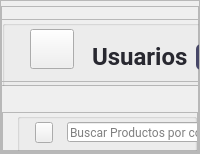
            <widget class="QWidget" name="page_usuarios">
             <layout class="QVBoxLayout" name="verticalLayout_28">
              <property name="spacing">
               <number>0</number>
              </property>
              <property name="leftMargin">
               <number>0</number>
              </property>
              <property name="topMargin">
               <number>0</number>
              </property>
              <property name="rightMargin">
               <number>0</number>
              </property>
              <property name="bottomMargin">
               <number>0</number>
              </property>
              <item>
               <widget class="QStackedWidget" name="stackedWidget_user">
                <property name="currentIndex">
                 <number>0</number>
                </property>
                <widget class="QWidget" name="page_usuarios2">
                 <layout class="QVBoxLayout" name="verticalLayout_16">
                  <property name="spacing">
                   <number>0</number>
                  </property>
                  <property name="leftMargin">
                   <number>0</number>
                  </property>
                  <property name="topMargin">
                   <number>0</number>
                  </property>
                  <property name="rightMargin">
                   <number>0</number>
                  </property>
                  <property name="bottomMargin">
                   <number>0</number>
                  </property>
                  <item>
                   <widget class="QFrame" name="container_stock_2">
                    <property name="frameShape">
                     <enum>QFrame::StyledPanel</enum>
                    </property>
                    <property name="frameShadow">
                     <enum>QFrame::Raised</enum>
                    </property>
                    <layout class="QVBoxLayout" name="verticalLayout_17" stretch="0,0,0">
                     <property name="spacing">
                      <number>0</number>
                     </property>
                     <property name="leftMargin">
                      <number>0</number>
                     </property>
                     <property name="topMargin">
                      <number>0</number>
                     </property>
                     <property name="rightMargin">
                      <number>0</number>
                     </property>
                     <property name="bottomMargin">
                      <number>0</number>
                     </property>
                     <item>
                      <widget class="QFrame" name="top_frame_stock_2">
                       <property name="minimumSize">
                        <size>
                         <width>0</width>
                         <height>80</height>
                        </size>
                       </property>
                       <property name="maximumSize">
                        <size>
                         <width>346</width>
                         <height>70</height>
                        </size>
                       </property>
                       <property name="frameShape">
                        <enum>QFrame::StyledPanel</enum>
                       </property>
                       <property name="frameShadow">
                        <enum>QFrame::Raised</enum>
                       </property>
                       <widget class="QFrame" name="frame_15">
                        <property name="geometry">
                         <rect>
                          <x>0</x>
                          <y>13</y>
                          <width>391</width>
                          <height>70</height>
                         </rect>
                        </property>
                        <property name="minimumSize">
                         <size>
                          <width>354</width>
                          <height>70</height>
                         </size>
                        </property>
                        <property name="maximumSize">
                         <size>
                          <width>16777215</width>
                          <height>50</height>
                         </size>
                        </property>
                        <property name="frameShape">
                         <enum>QFrame::StyledPanel</enum>
                        </property>
                        <property name="frameShadow">
                         <enum>QFrame::Raised</enum>
                        </property>
                        <layout class="QVBoxLayout" name="verticalLayout_18">
                         <property name="spacing">
                          <number>0</number>
                         </property>
                         <property name="leftMargin">
                          <number>0</number>
                         </property>
                         <property name="topMargin">
                          <number>0</number>
                         </property>
                         <property name="rightMargin">
                          <number>0</number>
                         </property>
                         <property name="bottomMargin">
                          <number>0</number>
                         </property>
                         <item>
                          <widget class="QGroupBox" name="groupBox_3">
                           <property name="title">
                            <string/>
                           </property>
                           <widget class="QLabel" name="label_17">
                            <property name="geometry">
                             <rect>
                              <x>90</x>
                              <y>10</y>
                              <width>120</width>
                              <height>52</height>
                             </rect>
                            </property>
                            <property name="minimumSize">
                             <size>
                              <width>66</width>
                              <height>0</height>
                             </size>
                            </property>
                            <property name="maximumSize">
                             <size>
                              <width>120</width>
                              <height>16777215</height>
                             </size>
                            </property>
                            <property name="font">
                             <font>
                              <family>Roboto</family>
                              <pointsize>18</pointsize>
                              <weight>75</weight>
                              <bold>true</bold>
                             </font>
                            </property>
                            <property name="styleSheet">
                             <string notr="true">color: #282830 ;
</string>
                            </property>
                            <property name="text">
                             <string>Usuarios</string>
                            </property>
                            <property name="alignment">
                             <set>Qt::AlignLeading|Qt::AlignLeft|Qt::AlignVCenter</set>
                            </property>
                           </widget>
                           <widget class="QPushButton" name="pushButton_10">
                            <property name="geometry">
                             <rect>
                              <x>23</x>
                              <y>9</y>
                              <width>49</width>
                              <height>40</height>
                             </rect>
                            </property>
                            <property name="maximumSize">
                             <size>
                              <width>60</width>
                              <height>60</height>
                             </size>
                            </property>
                            <property name="styleSheet">
                             <string notr="true">margin-left:5px</string>
                            </property>
                            <property name="text">
                             <string/>
                            </property>
                            <property name="icon">
                             <iconset resource="img/img_oficiales.qrc">
                              <normaloff>:/img/user.png</normaloff>:/img/user.png</iconset>
                            </property>
                            <property name="iconSize">
                             <size>
                              <width>40</width>
                              <height>40</height>
                             </size>
                            </property>
                           </widget>
                           <widget class="QPushButton" name="user_new_btn">
                            <property name="geometry">
                             <rect>
                              <x>194</x>
                              <y>24</y>
                              <width>121</width>
                              <height>26</height>
                             </rect>
                            </property>
                            <property name="minimumSize">
                             <size>
                              <width>0</width>
                              <height>26</height>
                             </size>
                            </property>
                            <property name="font">
                             <font>
                              <family>Roboto</family>
                              <pointsize>9</pointsize>
                              <weight>75</weight>
                              <bold>true</bold>
                             </font>
                            </property>
                            <property name="cursor">
                             <cursorShape>PointingHandCursor</cursorShape>
                            </property>
                            <property name="styleSheet">
                             <string notr="true">QPushButton{
background-color: rgb(71, 71, 103);
color:#fff;
padding-right:15px;
border-radius: 5px;
text-align:right;
}

QPushButton:hover{
background-color: rgba(71, 71, 103,180);

}</string>
                            </property>
                            <property name="text">
                             <string>Nuevo Usuario</string>
                            </property>
                            <property name="icon">
                             <iconset resource="img/img_oficiales.qrc">
                              <normaloff>:/img/plus.png</normaloff>:/img/plus.png</iconset>
                            </property>
                            <property name="iconSize">
                             <size>
                              <width>13</width>
                              <height>13</height>
                             </size>
                            </property>
                           </widget>
                          </widget>
                         </item>
                        </layout>
                       </widget>
                      </widget>
                     </item>
                     <item>
                      <widget class="QFrame" name="mid_stock_2">
                       <property name="maximumSize">
                        <size>
                         <width>16777215</width>
                         <height>70</height>
                        </size>
                       </property>
                       <property name="frameShape">
                        <enum>QFrame::StyledPanel</enum>
                       </property>
                       <property name="frameShadow">
                        <enum>QFrame::Raised</enum>
                       </property>
                       <layout class="QVBoxLayout" name="verticalLayout_19">
                        <property name="spacing">
                         <number>0</number>
                        </property>
                        <property name="leftMargin">
                         <number>0</number>
                        </property>
                        <property name="topMargin">
                         <number>30</number>
                        </property>
                        <property name="rightMargin">
                         <number>0</number>
                        </property>
                        <property name="bottomMargin">
                         <number>0</number>
                        </property>
                        <item alignment="Qt::AlignBottom">
                         <widget class="QFrame" name="frame_16">
                          <property name="minimumSize">
                           <size>
                            <width>0</width>
                            <height>50</height>
                           </size>
                          </property>
                          <property name="maximumSize">
                           <size>
                            <width>16777215</width>
                            <height>50</height>
                           </size>
                          </property>
                          <property name="frameShape">
                           <enum>QFrame::StyledPanel</enum>
                          </property>
                          <property name="frameShadow">
                           <enum>QFrame::Raised</enum>
                          </property>
                          <layout class="QVBoxLayout" name="verticalLayout_20">
                           <property name="spacing">
                            <number>0</number>
                           </property>
                           <property name="leftMargin">
                            <number>0</number>
                           </property>
                           <property name="topMargin">
                            <number>0</number>
                           </property>
                           <property name="rightMargin">
                            <number>0</number>
                           </property>
                           <property name="bottomMargin">
                            <number>0</number>
                           </property>
                           <item>
                            <widget class="QGroupBox" name="groupBox_6">
                             <property name="minimumSize">
                              <size>
                               <width>0</width>
                               <height>50</height>
                              </size>
                             </property>
                             <property name="styleSheet">
                              <string notr="true">margin-left: 14px</string>
                             </property>
                             <property name="title">
                              <string/>
                             </property>
                             <widget class="QPushButton" name="btn_buscarU">
                              <property name="geometry">
                               <rect>
                                <x>18</x>
                                <y>9</y>
                                <width>32</width>
                                <height>21</height>
                               </rect>
                              </property>
                              <property name="minimumSize">
                               <size>
                                <width>0</width>
                                <height>21</height>
                               </size>
                              </property>
                              <property name="cursor">
                               <cursorShape>PointingHandCursor</cursorShape>
                              </property>
                              <property name="text">
                               <string/>
                              </property>
                              <property name="icon">
                               <iconset resource="img/img_oficiales.qrc">
                                <normaloff>:/img/LupaB.png</normaloff>:/img/LupaB.png</iconset>
                              </property>
                              <property name="iconSize">
                               <size>
                                <width>60</width>
                                <height>47</height>
                               </size>
                              </property>
                             </widget>
                             <widget class="QLineEdit" name="lineEdit_3">
                              <property name="geometry">
                               <rect>
                                <x>50</x>
                                <y>9</y>
                                <width>301</width>
                                <height>20</height>
                               </rect>
                              </property>
                              <property name="minimumSize">
                               <size>
                                <width>0</width>
                                <height>20</height>
                               </size>
                              </property>
                              <property name="styleSheet">
                               <string notr="true">font-family: Roboto;
</string>
                              </property>
                              <property name="text">
                               <string/>
                              </property>
                              <property name="placeholderText">
                               <string>Buscar Productos por código</string>
                              </property>
                             </widget>
                            </widget>
                           </item>
                          </layout>
                         </widget>
                        </item>
                       </layout>
                      </widget>
                     </item>
                     <item>
                      <widget class="QFrame" name="bottom_stock_2">
                       <property name="frameShape">
                        <enum>QFrame::StyledPanel</enum>
                       </property>
                       <property name="frameShadow">
                        <enum>QFrame::Raised</enum>
                       </property>
                       <layout class="QVBoxLayout" name="verticalLayout_21">
                        <property name="spacing">
                         <number>0</number>
                        </property>
                        <property name="leftMargin">
                         <number>0</number>
                        </property>
                        <property name="topMargin">
                         <number>0</number>
                        </property>
                        <property name="rightMargin">
                         <number>0</number>
                        </property>
                        <property name="bottomMargin">
                         <number>0</number>
                        </property>
                        <item>
                         <widget class="QFrame" name="frame_17">
                          <property name="frameShape">
                           <enum>QFrame::StyledPanel</enum>
                          </property>
                          <property name="frameShadow">
                           <enum>QFrame::Raised</enum>
                          </property>
                          <widget class="QTableWidget" name="tableWidget_usuarios">
                           <property name="geometry">
                            <rect>
                             <x>30</x>
                             <y>40</y>
                             <width>881</width>
                             <height>501</height>
                            </rect>
                           </property>
                           <property name="cursor" stdset="0">
                            <cursorShape>PointingHandCursor</cursorShape>
                           </property>
                           <property name="styleSheet">
                            <string notr="true">QTableWidget{
font-size: 11pt;
margin-left: 0px;
margin-top:15px;
color: #000;
font-family: Roboto;
text-align:center;
}
QheaderView::item
    {
text-align:center;

    }
QHeaderView::section {
    background-color: #394353;
	border-radius: 11px;
	color:#fff;
    font-size: 9pt;
	font-family:Roboto;
}

QHeaderView::section:horizontal
{
    border-top: 1px solid #394353;

}

QHeaderView::section:vertical
{

    border-left: 1px solid #394353;
}</string>
                           </property>
                           <property name="editTriggers">
                            <set>QAbstractItemView::NoEditTriggers</set>
                           </property>
                           <property name="showGrid">
                            <bool>false</bool>
                           </property>
                           <attribute name="horizontalHeaderVisible">
                            <bool>false</bool>
                           </attribute>
                           <attribute name="horizontalHeaderCascadingSectionResizes">
                            <bool>true</bool>
                           </attribute>
                           <attribute name="horizontalHeaderDefaultSectionSize">
                            <number>169</number>
                           </attribute>
                           <attribute name="horizontalHeaderShowSortIndicator" stdset="0">
                            <bool>true</bool>
                           </attribute>
                           <attribute name="horizontalHeaderStretchLastSection">
                            <bool>true</bool>
                           </attribute>
                           <attribute name="verticalHeaderVisible">
                            <bool>false</bool>
                           </attribute>
                           <attribute name="verticalHeaderDefaultSectionSize">
                            <number>41</number>
                           </attribute>
                           <row>
                            <property name="text">
                             <string>New Row</string>
                            </property>
                           </row>
                           <column>
                            <property name="text">
                             <string>New Column</string>
                            </property>
                           </column>
                           <column>
                            <property name="text">
                             <string>New Column</string>
                            </property>
                           </column>
                           <column>
                            <property name="text">
                             <string>New Column</string>
                            </property>
                           </column>
                           <column>
                            <property name="text">
                             <string>New Column</string>
                            </property>
                           </column>
                           <column>
                            <property name="text">
                             <string>New Column</string>
                            </property>
                           </column>
                           <item row="0" column="0">
                            <property name="text">
                             <string>aaaaaa</string>
                            </property>
                           </item>
                           <item row="0" column="1">
                            <property name="text">
                             <string>aaaaaaaa</string>
                            </property>
                           </item>
                           <item row="0" column="2">
                            <property name="text">
                             <string>ssssssss</string>
                            </property>
                           </item>
                           <item row="0" column="3">
                            <property name="text">
                             <string>ffffffffff</string>
                            </property>
                           </item>
                           <item row="0" column="4">
                            <property name="text">
                             <string>sssssssss</string>
                            </property>
                           </item>
                          </widget>
                          <widget class="QFrame" name="frame_18">
                           <property name="geometry">
                            <rect>
                             <x>20</x>
                             <y>9</y>
                             <width>861</width>
                             <height>41</height>
                            </rect>
                           </property>
                           <property name="minimumSize">
                            <size>
                             <width>56</width>
                             <height>41</height>
                            </size>
                           </property>
                           <property name="styleSheet">
                            <string notr="true">background-color: rgb(232, 232, 232);
border-radius:15px;</string>
                           </property>
                           <property name="frameShape">
                            <enum>QFrame::StyledPanel</enum>
                           </property>
                           <property name="frameShadow">
                            <enum>QFrame::Raised</enum>
                           </property>
                           <layout class="QHBoxLayout" name="horizontalLayout_14">
                            <item alignment="Qt::AlignLeft">
                             <widget class="QLabel" name="label_18">
                              <property name="font">
                               <font>
                                <family>Roboto</family>
                                <pointsize>11</pointsize>
                                <weight>75</weight>
                                <bold>true</bold>
                               </font>
                              </property>
                              <property name="styleSheet">
                               <string notr="true">background: none;
color: #282830 ;
</string>
                              </property>
                              <property name="text">
                               <string>Código</string>
                              </property>
                             </widget>
                            </item>
                            <item alignment="Qt::AlignLeft">
                             <widget class="QLabel" name="label_19">
                              <property name="font">
                               <font>
                                <family>Roboto</family>
                                <pointsize>11</pointsize>
                                <weight>75</weight>
                                <bold>true</bold>
                               </font>
                              </property>
                              <property name="styleSheet">
                               <string notr="true">background: none;
color: #282830 ;

</string>
                              </property>
                              <property name="text">
                               <string>Nombre</string>
                              </property>
                             </widget>
                            </item>
                            <item alignment="Qt::AlignLeft">
                             <widget class="QLabel" name="label_20">
                              <property name="font">
                               <font>
                                <family>Roboto</family>
                                <pointsize>11</pointsize>
                                <weight>75</weight>
                                <bold>true</bold>
                               </font>
                              </property>
                              <property name="styleSheet">
                               <string notr="true">background: none;
color: #282830 ;
</string>
                              </property>
                              <property name="text">
                               <string>Apellido</string>
                              </property>
                             </widget>
                            </item>
                            <item alignment="Qt::AlignLeft">
                             <widget class="QLabel" name="label_21">
                              <property name="font">
                               <font>
                                <family>Roboto</family>
                                <pointsize>11</pointsize>
                                <weight>75</weight>
                                <bold>true</bold>
                               </font>
                              </property>
                              <property name="styleSheet">
                               <string notr="true">background: none;
color: #282830 ;
</string>
                              </property>
                              <property name="text">
                               <string>Tipo</string>
                              </property>
                             </widget>
                            </item>
                            <item alignment="Qt::AlignLeft">
                             <widget class="QLabel" name="label_22">
                              <property name="font">
                               <font>
                                <family>Roboto</family>
                                <pointsize>11</pointsize>
                                <weight>75</weight>
                                <bold>true</bold>
                               </font>
                              </property>
                              <property name="styleSheet">
                               <string notr="true">background: none;
color: #282830 ;
</string>
                              </property>
                              <property name="text">
                               <string>Fecha de Nacimiento</string>
                              </property>
                             </widget>
                            </item>
                           </layout>
                          </widget>
                          <widget class="QPushButton" name="btn_actualizarUsuarios">
                           <property name="geometry">
                            <rect>
                             <x>880</x>
                             <y>20</y>
                             <width>31</width>
                             <height>21</height>
                            </rect>
                           </property>
                           <property name="minimumSize">
                            <size>
                             <width>0</width>
                             <height>21</height>
                            </size>
                           </property>
                           <property name="cursor">
                            <cursorShape>PointingHandCursor</cursorShape>
                           </property>
                           <property name="text">
                            <string/>
                           </property>
                           <property name="icon">
                            <iconset resource="img/img_oficiales.qrc">
                             <normaloff>:/img/refresh.png</normaloff>:/img/refresh.png</iconset>
                           </property>
                           <property name="iconSize">
                            <size>
                             <width>33</width>
                             <height>16</height>
                            </size>
                           </property>
                          </widget>
                         </widget>
                        </item>
                       </layout>
                      </widget>
                     </item>
                    </layout>
                   </widget>
                  </item>
                 </layout>
                </widget>
                <widget class="QWidget" name="page_movimientos_2">
                 <layout class="QVBoxLayout" name="verticalLayout_22">
                  <property name="spacing">
                   <number>0</number>
                  </property>
                  <property name="leftMargin">
                   <number>0</number>
                  </property>
                  <property name="topMargin">
                   <number>0</number>
                  </property>
                  <property name="rightMargin">
                   <number>0</number>
                  </property>
                  <property name="bottomMargin">
                   <number>0</number>
                  </property>
                 </layout>
                </widget>
               </widget>
              </item>
             </layout>
            </widget>
